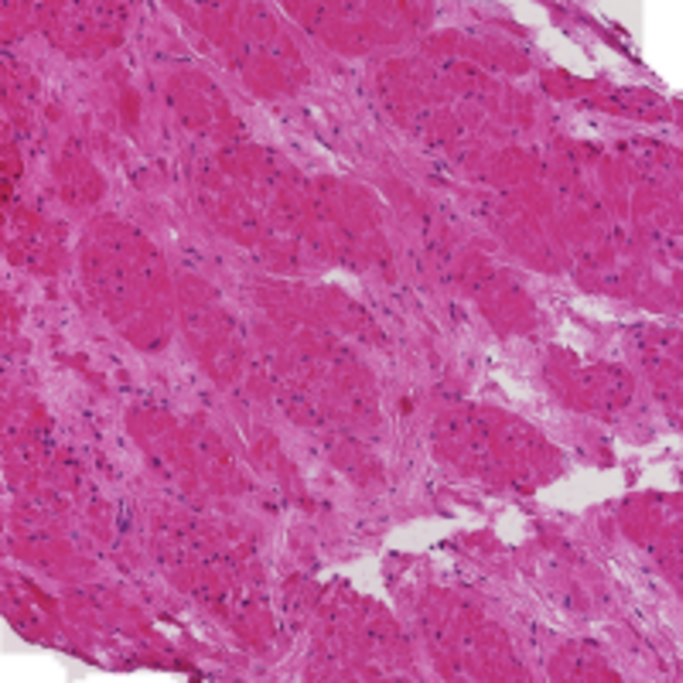
#> input picture testdata/data/client1/images/00d7ec94436e3a1416a3b302914957d3.png, 2048 x 2048 px (shown at 1/3 size)
$ python -i cut_center_pieces.py   (imports and definitions only)
#> lines starting #> are read from the running program, lines starting #| are printed output that depends on the picture; after the words box and inside, x2 and y2 are one past the last pixel; in counts of white or black regions, pixels touching at a corner belong together
#> further down, picture is the input picture: shape (2048, 2048, 3); mean B, G, R 154.5, 85.3, 193.5
import os
import sys
import cv2

import numpy as np
import pandas as pd

from matplotlib import pyplot as plt


def fit_circle(img, show_rect_or_cut='show'):
    """
    fit an ellipse to the contour in the image and find the overlaying square.
    Either cut the center square or just plot the resulting square

    Code partly taken from here:
    https://stackoverflow.com/questions/55621959/opencv-fitting-a-single-circle-to-an-image-in-python

    :param img: numpy array with width, height,3
    :param show_rect_or_cut: string 'show' or 'cut'
    :return: image, either cut center piece or with drawn square
             flag, whether algorithm thinks this image is difficult (if the circle is too small or narrow
    """
#> called with show_rect_or_cut = 'show'
    # convert image to grayscale and use otsu threshold to binarize
    gray = cv2.cvtColor(img, cv2.COLOR_BGR2GRAY)
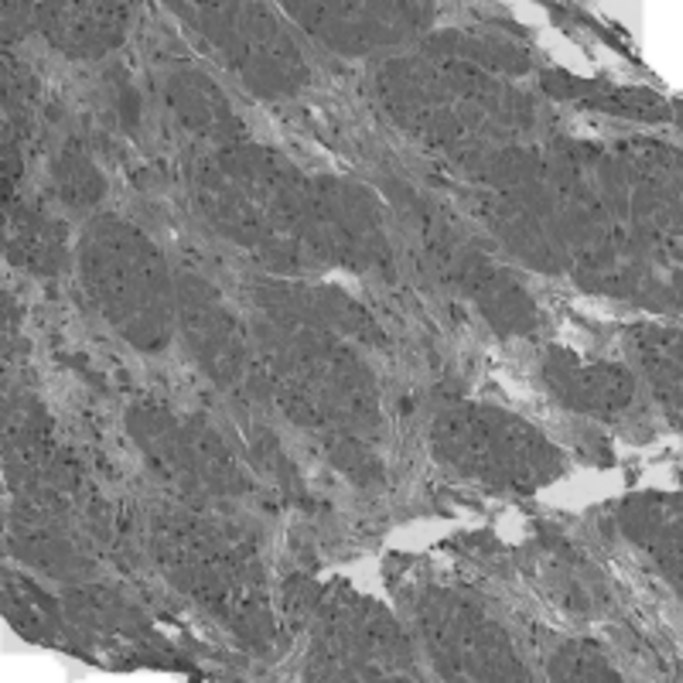
#> gray: shape (2048, 2048) (shown at 1/3 size); min 47, max 255, mean 125.5
    _, thresh = cv2.threshold(gray, 0, 255, cv2.THRESH_BINARY + cv2.THRESH_OTSU)
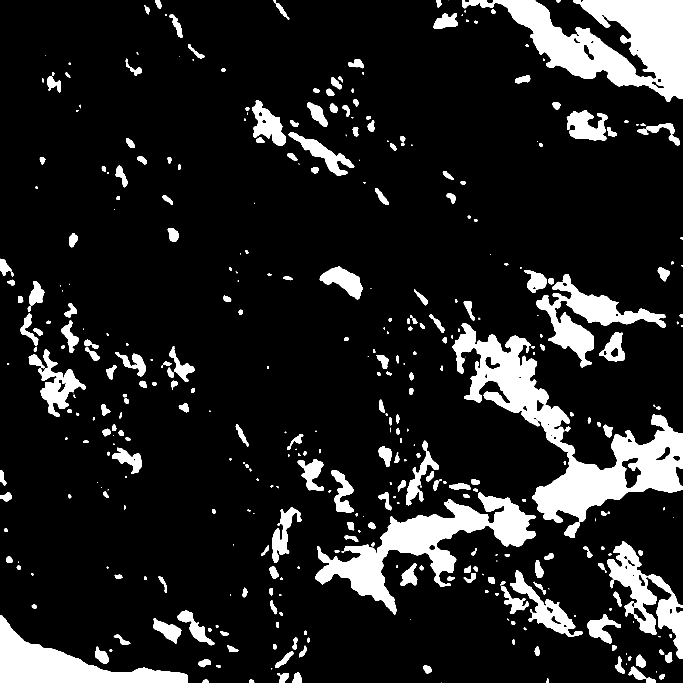
#> thresh: shape (2048, 2048) (shown at 1/3 size); 12.7% white; 407 white regions (70 under 20 px), largest, box (x1, y1, x2, y2) and area: (1357, 970, 2048, 1568) 104842, (1386, 0, 2048, 305) 89916, (945, 1477, 1608, 1844) 66308
    thresh = cv2.bitwise_not(thresh)
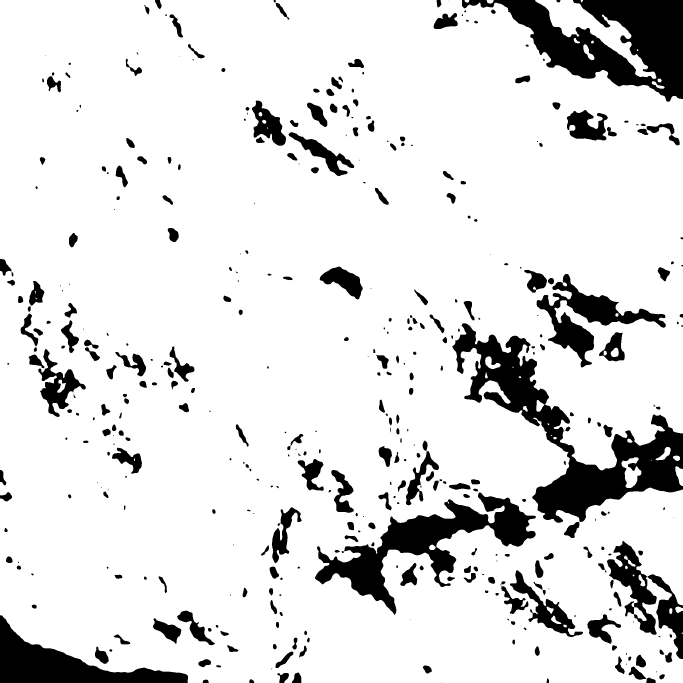
#> thresh: shape (2048, 2048) (shown at 1/3 size); 87.3% white; 407 black regions (70 under 20 px), largest, box (x1, y1, x2, y2) and area: (1357, 970, 2048, 1568) 104842, (1386, 0, 2048, 305) 89916, (945, 1477, 1608, 1844) 66308

    # fill holes
    element = cv2.getStructuringElement(shape=cv2.MORPH_RECT, ksize=(15, 15))
    morph_img = thresh.copy()
    cv2.morphologyEx(src=thresh, op=cv2.MORPH_CLOSE, kernel=element, dst=morph_img)
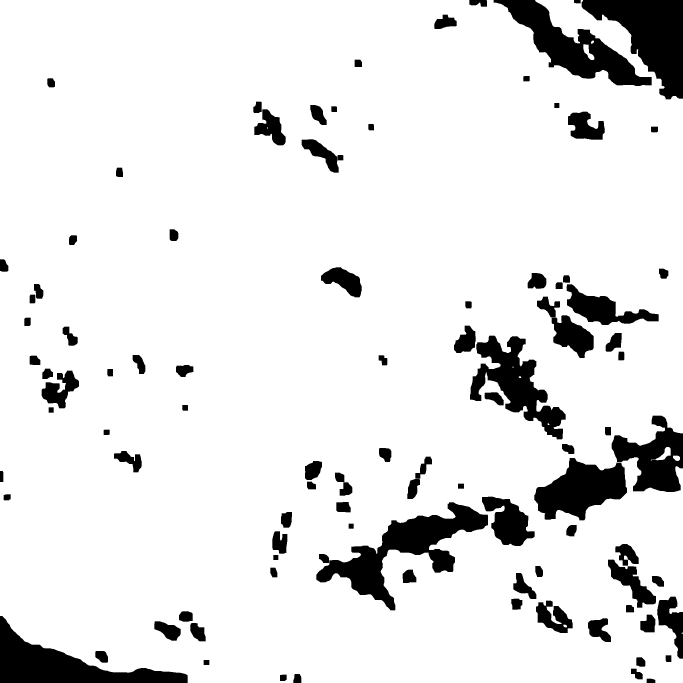
#> morph_img: shape (2048, 2048) (shown at 1/3 size); 89.7% white; 99 black regions

    # find contours in image and use the biggest found contour
    contours, _ = cv2.findContours(morph_img, cv2.RETR_TREE, cv2.CHAIN_APPROX_SIMPLE)
#> contours = 99 contours, 4 with area under 20; largest, box (x1, y1, x2, y2) and area: (0, 0, 2048, 2048) 4025231, (948, 1506, 1465, 1832) 50056, (1409, 1006, 1698, 1319) 35218, (1602, 1373, 1882, 1562) 31374, (1699, 852, 1977, 976) 14174
    areas = [cv2.contourArea(c) for c in contours]
#> areas = 99 values, max 4025231 at index 5, min 4 at index 0, mean 43484.4
    sorted_areas = np.sort(areas)
#> sorted_areas = 99 values from 4 to 4025231

    cnt = contours[areas.index(sorted_areas[-1])]  # the biggest contour
#> cnt = contour of 1463 points, box (x1, y1, x2, y2) (0, 0, 2048, 2048), area 4025231

    if len(cnt) < 10:
        return img, 'Diff'

    # fit ellipse and use found center as center for square
    ellipse = cv2.fitEllipse(cnt)
#> ellipse = ((1014.6, 1057), (2186.4, 2580.5), 0.321)
    if np.min((ellipse[1][0], ellipse[1][1])) < 900:
        flag = 'Diff'
    else:
        flag = False

    r_center_x = int(ellipse[0][0])
#> r_center_x = 1014
    r_center_y = int(ellipse[0][1])
#> r_center_y = 1056

    r_center_x = np.max((r_center_x, 1024))
#> r_center_x = 1024
    r_center_x = np.min((r_center_x, img.shape[0] - 1024))

    r_center_y = np.max((r_center_y, 1024))
    r_center_y = np.min((r_center_y, img.shape[1] - 1024))
#> r_center_y = 1024

    if show_rect_or_cut == 'show':
        half_width = 1024
        cv2.rectangle(img,
                      (r_center_x - half_width, r_center_y - half_width),
                      (r_center_x + half_width, r_center_y + half_width),
                      (0, 150, 0), 40)
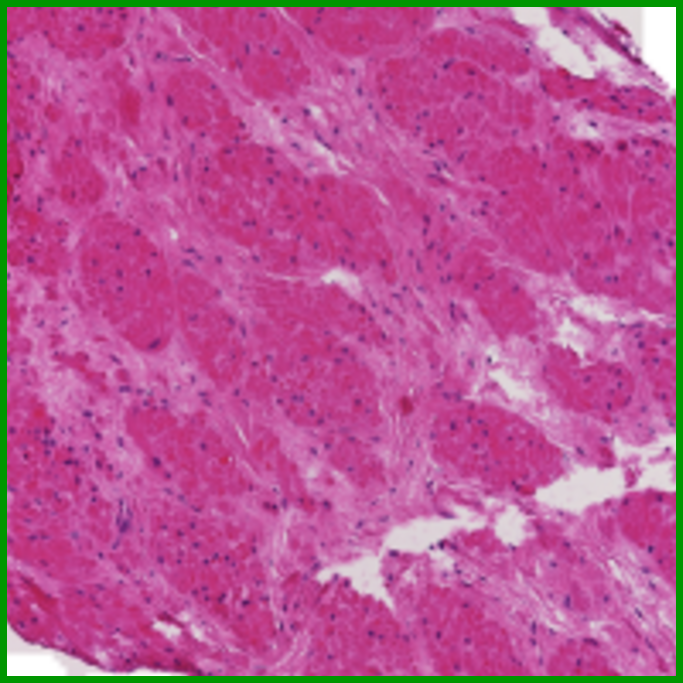
#> img: shape (2048, 2048, 3) (shown at 1/3 size); mean B, G, R 148, 87.2, 185.6
    elif show_rect_or_cut == 'cut':
        img = img[r_center_y - 1024:r_center_y + 1024,
                  r_center_x - 1024:r_center_x + 1024, :]

    return img, flag


# [101 lines left out: functions show_cut_square, save_cut_square, not called in this run]


# [13 lines not run here, left out]

>>> import cv2
>>> picture = cv2.imread('../testdata/data/client1/images/00d7ec94436e3a1416a3b302914957d3.png')
>>> result = fit_circle(picture)
